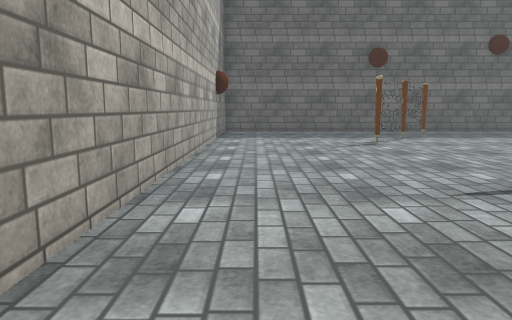
view 1 (above)

21 first-person views from a walk through a 3-D level made in the Unity game engine. The camera is 1.2 m above the floor, tilts 8° down and sees 70° across. The floor is counted in squares, 1 m on a side. Each view is taken from the middle of a square. On the plan, view 1 faces up. The plan holds only what a view shows up to about 15 squares ahead; the rest is blank. The player character is not drawn. Some surface patterns are stand-ins.

view 2
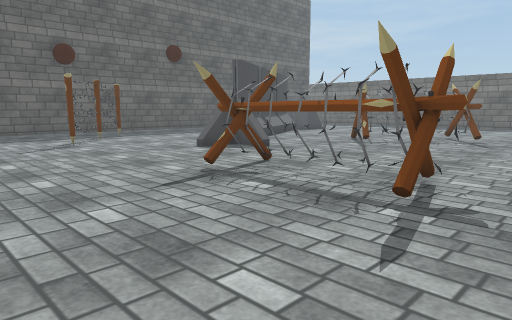

view 3
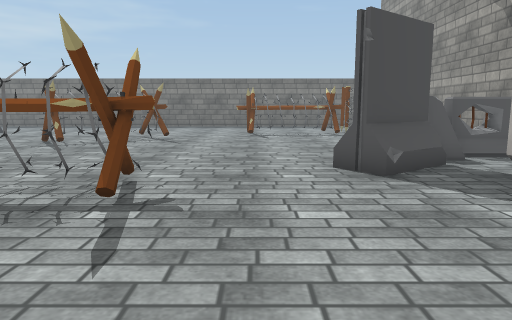

view 4
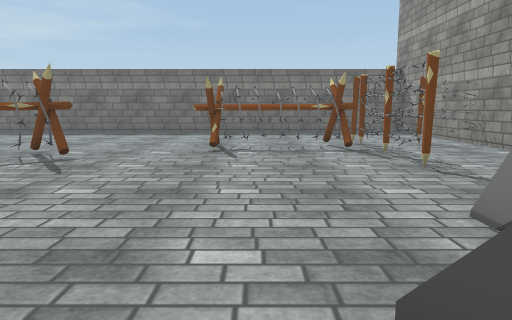

view 5
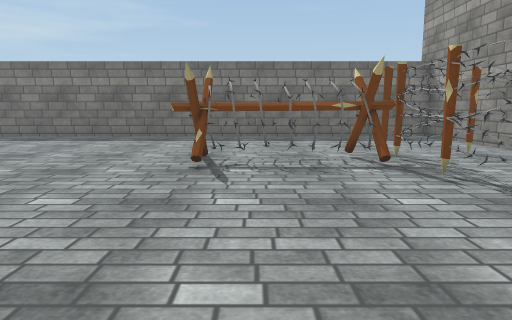

view 6
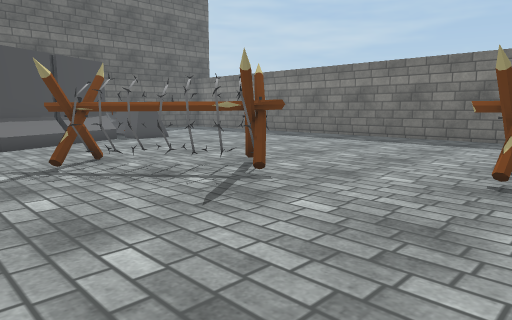

view 7
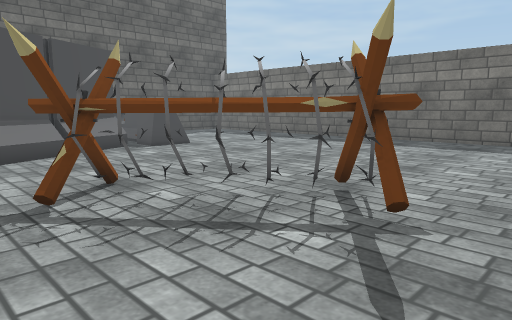

view 8
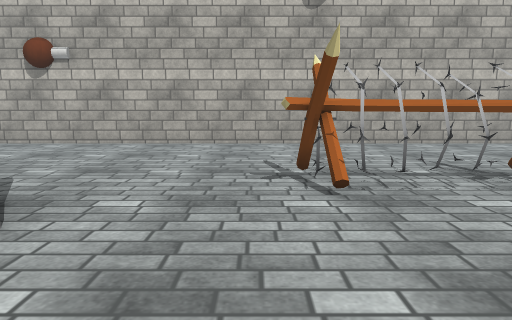

view 9
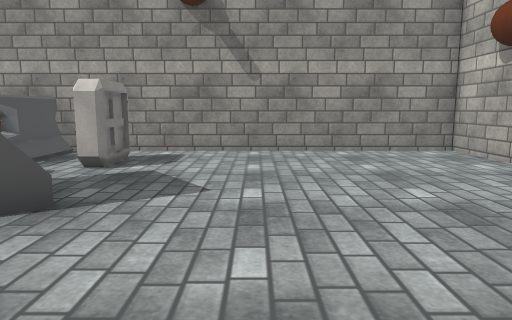

view 10
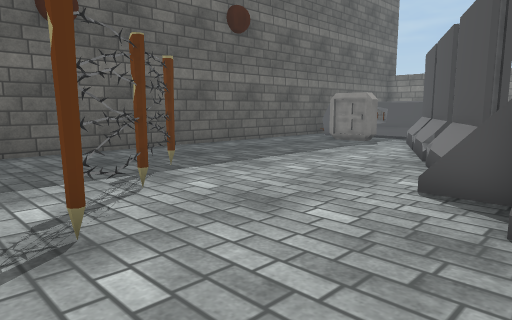

view 11
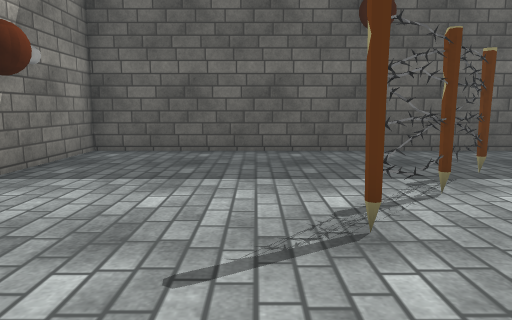

view 12
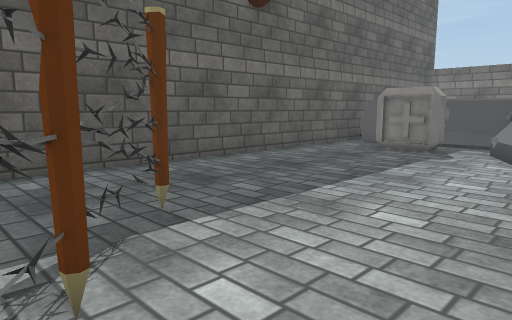

view 13
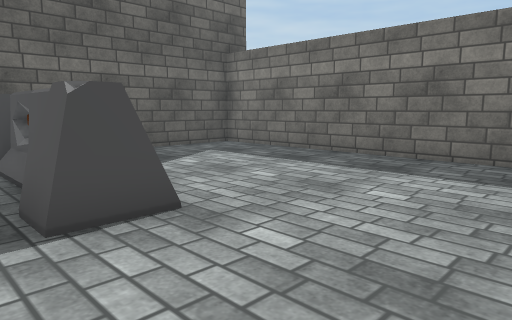

view 14
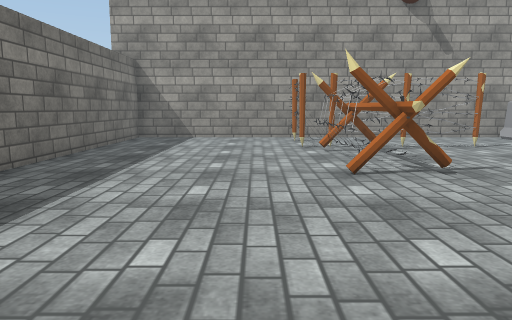

view 15
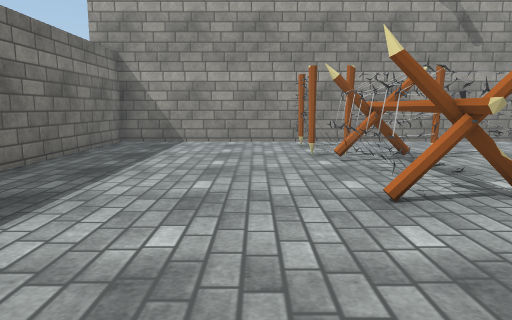

view 16
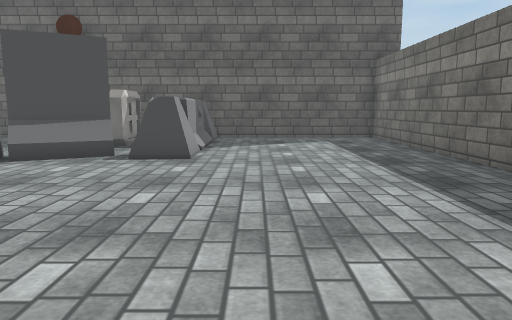

view 17
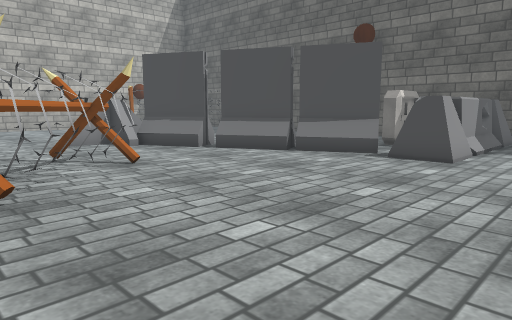

view 18
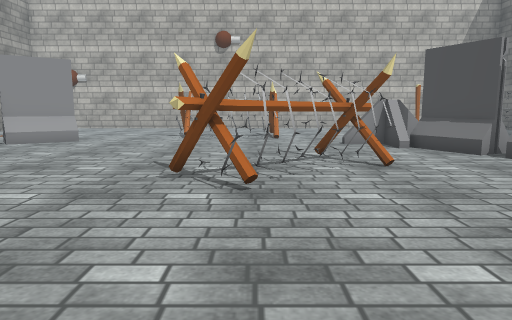

view 19
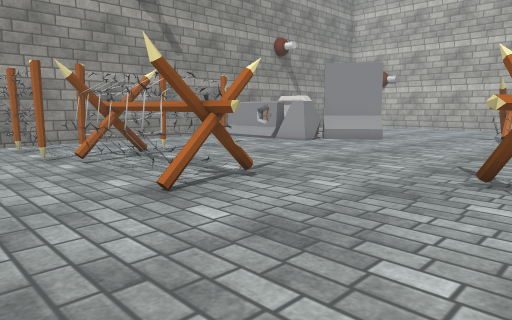

view 20
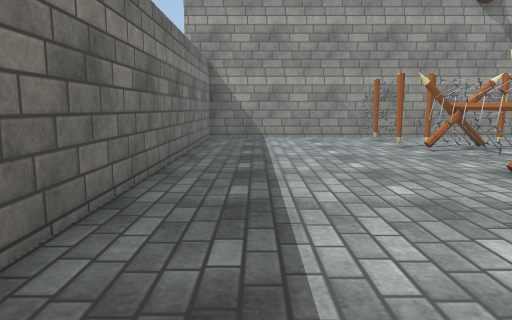

view 21
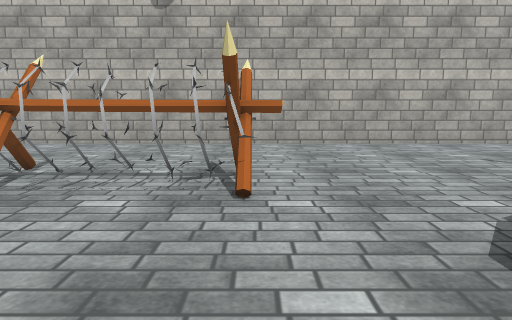

### Floor plan
Key: @ floor where view 1 was taken; # wall or solid block; . floor; T thing the floor can be seen under or through; O other object.
Columns run from 2 left of view 1 to 25 right of it. Each row starts with its distance up from view 1.
 20 ############################
 19 #..................OO......#
 18 #..................OO......#
 17 #.................O.O......#
 16 #........O........O.O......#
 15 #.......OO..........O......#
 14 #......OO........OOOO......#
 13 #......O.......OOOOOO......#
 12 #.....O......OOOO..........#
 11 #..........OOOO............#
 10 #.........OOO..............#
  9 #........OOO...............#
  8 #.........O....O...........#
  7 #.............OOO..........#
  6 #......OO......OOO.........#
  5 #......OO.......OOO........#
  4 #......OO........O.........#
  3 #......OO..................#
  2 #......OO..................#
  1 #..................O.......#
  0 #.@................OO......#
 -1 #..................OO......#
 -2 #........OO........OO......#
 -3 #........OO........OO......#
 -4 #.........OOO..TTTTTO......#
 -5 #..........OO.......T......#
 -6 #........O.OO........T.....#
 -7 #..........OO.......T......#
 -8 #..........OO.......T......#
 -9 ############################

Where each view was taken, in squares from view 1:
view 1: 0 up, 0 right, facing up
view 2: 0 up, 0 right, facing up-right
view 3: 0 up, 0 right, facing right
view 4: 1 down, 6 right, facing right
view 5: 1 down, 9 right, facing right
view 6: 1 down, 10 right, facing up-right
view 7: 2 up, 11 right, facing up-right
view 8: 1 up, 11 right, facing left
view 9: 2 up, 4 right, facing down
view 10: 9 up, 3 right, facing up-right
view 11: 9 up, 3 right, facing up
view 12: 12 up, 5 right, facing up-right
view 13: 9 up, 16 right, facing up-right
view 14: 7 up, 20 right, facing down
view 15: 5 up, 20 right, facing down
view 16: 4 up, 20 right, facing up
view 17: 4 up, 21 right, facing up-left
view 18: 5 up, 21 right, facing left
view 19: 5 up, 21 right, facing down-left
view 20: 7 up, 23 right, facing down
view 21: 6 up, 11 right, facing left
